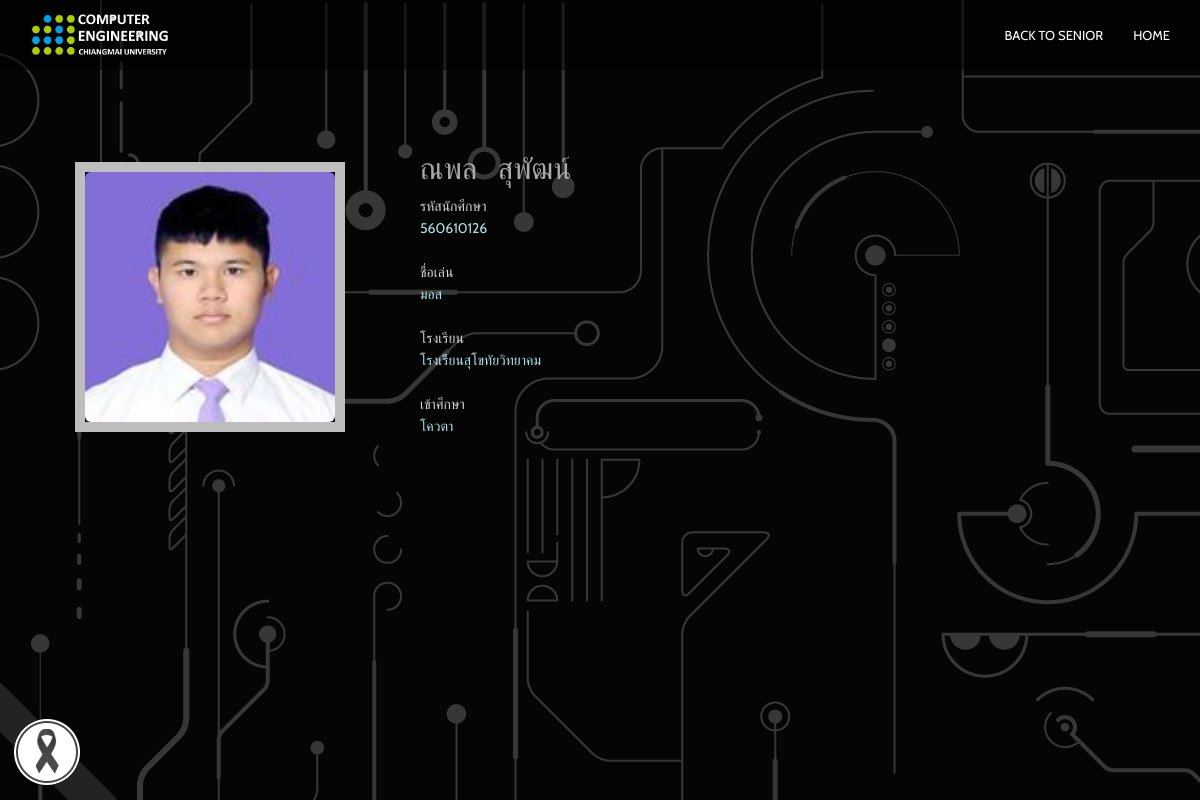
The page /senior/senior_display.php?id=1 on the database its author committed.
### tables this page shows
CREATE TABLE `senior` (
  `id` int(11) NOT NULL,
  `student_id` int(9) NOT NULL,
  `firstname` varchar(20) NOT NULL,
  `lastname` varchar(20) NOT NULL,
  `nickname` varchar(20) NOT NULL,
  `school` varchar(50) NOT NULL,
  `entrance` varchar(20) NOT NULL,
  `img` text NOT NULL
);

### senior/senior_display.php (the view, shortened to what this page needs)
<!DOCTYPE html>
<html lang="en">
    <head>
        <link href="../bootstrap/css/bootstrap.min.css" rel="stylesheet">
        <link href="../font-awesome/css/font-awesome.min.css" rel="stylesheet">
        <link href="../css/flexslider.css" rel="stylesheet" type="text/css" media="screen">
        <link href="../css/owl.carousel.css" rel="stylesheet" type="text/css" media="screen">
        <link href="../css/owl.theme.css" rel="stylesheet" type="text/css" media="screen">
        <link rel="stylesheet" type="text/css" href="../css/jquery-ui.min.css" media="screen">
        <link href="../lightbox2/dist/css/lightbox.css" rel="stylesheet">
        <link href="../css/restaurant-onepage-dark.css" rel="stylesheet" type="text/css" media="screen">
        <body background="bg.jpg">
        <img src="../img/black_ribbon_bottom_left.png" class="black-ribbon stick-bottom stick-left">
        <nav class="navbar navbar-inverse navbar-fixed-top">
            <div class="container">
                <div class="navbar-header">
                    <a href="../index.html"><img src="../img/logo.png" alt = "img" width = "140"></a>
                </div>
                <div id="navbar" class="navbar-collapse collapse">
                    <ul class="nav navbar-nav scroll-to navbar-right">
                        <li><a href="Senior.php">Back to Senior</a></li>
                        <li><a href="../index.html">Home</a></li>
                    </ul>
                </div>
            </div>
        </nav>
<?php
  $servername = "localhost";
  $username = "root";
  $password = "";
  $dbname = "group6";
  $conn = new mysqli($servername, $username, $password,$dbname);
  mysqli_set_charset($conn, "utf8");
  $sql = "SELECT * FROM Senior where id='".$_GET["id"]."'";
  $result = $conn->query($sql);
  $row = $result->fetch_assoc()
?>
 <br><br><br><br><br><br>
    <section class="mainContent full-width clearfix">
      <div class="container">
            <div class="row">
                  <div class="col-sm-4 col-xs-12">
                      <div class="col-sm-3 col-xs-3 col-xs-offset-1">
                        <div class="profile-picture">
                        <img src="<?=$row["img"]?>" alt="img" class="img-rounded">
                      </div>
                      </div>
                  </div>
                  <div class="col-sm-8 col-xs-12">
                    <div class="freshmenInfo">
                          <h2><?=$row["firstname"]?>&nbsp;&nbsp; <?=$row["lastname"]?></h2>
                          <div><font color=#D3D3D3>รหัสนักศึกษา</font></div>
                          <div class="professionDetails"><font color="#B0E0E6"><?=$row["student_id"]?></font></div><br>
                          <div><font color=#D3D3D3>ชื่อเล่น</font></div>
                          <div class="professionDetails"><font color="#B0E0E6"><?=$row["nickname"]?></font></div><br>
                          <div><font color=#D3D3D3>โรงเรียน</font></div>
                          <div class="professionDetails"><font color="#B0E0E6"><?=$row["school"]?></font></div><br>
                          <div><font color=#D3D3D3>เข้าศึกษา</font></div>
                          <div class="professionDetails"><font color="#B0E0E6"><?=$row["entrance"]?></font></div><br>
                     <br><br><br><br><br><br><br><br>
                    </div>
                  </div>
            </div>
      </div>
    </section>
    </body>
</html

### css/restaurant-onepage-dark.css (style rules this page uses)
html, body { height: 100%; }
body { font-family: "Cabin", sans-serif; line-height: 22px; color: #aaa; -webkit-font-smoothing: antialiased; -webkit-text-size-adjust: 100%; -ms-text-size-adjust: 100%; background-color: #222; }
a { color: #f2b84b; }
a, button { -moz-transition: all 0.3s; -o-transition: all 0.3s; -webkit-transition: all 0.3s; transition: all 0.3s; border: 0px; background-color: transparent; }
a, a:hover, a:focus, button, button:focus { text-decoration: none; outline: 0 !important; }
.navbar-inverse { background-color: rgba(0, 0, 0, 0.5); border: 0px; padding: 10px 0; -moz-transition: all 0.5s ease-in-out; -o-transition: all 0.5s ease-in-out; -webkit-transition: all 0.5s ease-in-out; transition: all 0.5s ease-in-out; }
.navbar-inverse .navbar-nav > li > a { color: #fff; text-transform: uppercase; font-size: 13px; }
.profile-picture { border: 10px solid #BEBEBE; margin-bottom: 30px; width: 270px; height: 270px; margin-top: 30px; }
.profile-picture img { width: 250px; display: block; height: 250px; }
.stick-bottom { bottom: 0; }
.stick-left { left: 0; }
.black-ribbon { position: fixed; z-index: 9999; width: auto; }
* { padding: 0; margin: 0; }
* { word-wrap: break-word; }

### rows shown on the page
senior: img (picture), firstname "ณพล", lastname "สุพัฒน์", student "560610126", nickname "มอส", school "โรงเรีียนสุโขทัยวิทยาคม", entrance "โควตา"
